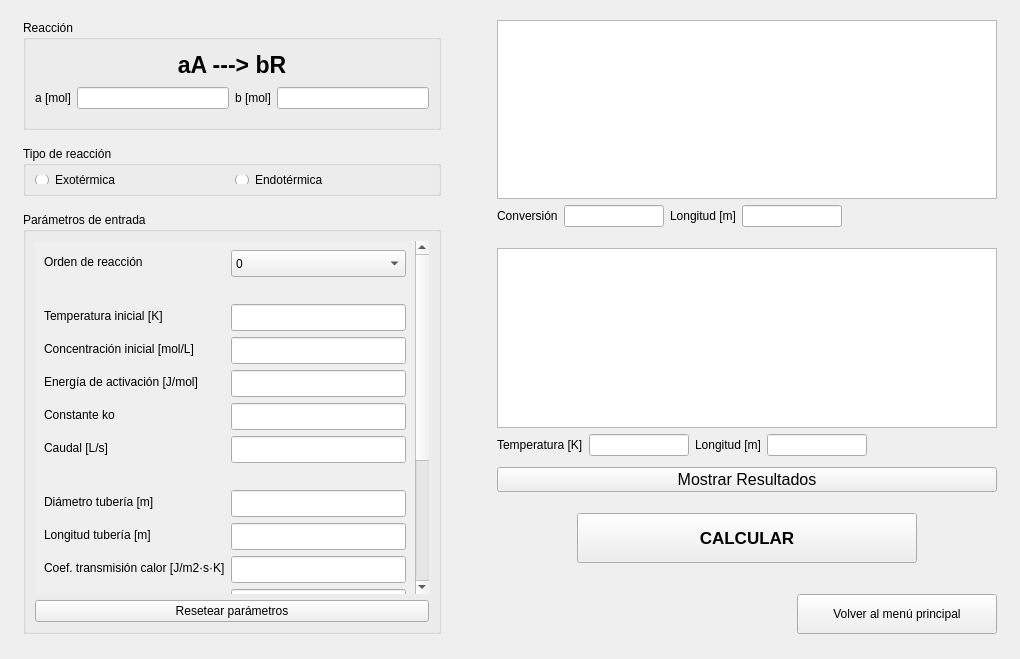
<?xml version="1.0" encoding="UTF-8"?>
<ui version="4.0">
 <class>Form</class>
 <widget class="QWidget" name="Form">
  <property name="geometry">
   <rect>
    <x>0</x>
    <y>0</y>
    <width>1020</width>
    <height>659</height>
   </rect>
  </property>
  <property name="windowTitle">
   <string>Reactor FP No Adiabático y No Isotermo</string>
  </property>
  <layout class="QHBoxLayout" name="_2">
   <property name="topMargin">
    <number>20</number>
   </property>
   <property name="bottomMargin">
    <number>25</number>
   </property>
   <item>
    <spacer name="horizontalSpacer_3">
     <property name="orientation">
      <enum>Qt::Horizontal</enum>
     </property>
     <property name="sizeType">
      <enum>QSizePolicy::Fixed</enum>
     </property>
     <property name="sizeHint" stdset="0">
      <size>
       <width>12</width>
       <height>20</height>
      </size>
     </property>
    </spacer>
   </item>
   <item>
    <layout class="QVBoxLayout" name="Izquierda">
     <property name="sizeConstraint">
      <enum>QLayout::SetDefaultConstraint</enum>
     </property>
     <property name="leftMargin">
      <number>0</number>
     </property>
     <item>
      <widget class="QGroupBox" name="Reaccion">
       <property name="minimumSize">
        <size>
         <width>0</width>
         <height>110</height>
        </size>
       </property>
       <property name="maximumSize">
        <size>
         <width>450</width>
         <height>110</height>
        </size>
       </property>
       <property name="title">
        <string>Reacción</string>
       </property>
       <layout class="QVBoxLayout" name="verticalLayout_6">
        <item>
         <layout class="QHBoxLayout" name="horizontalLayout">
          <property name="spacing">
           <number>6</number>
          </property>
          <item>
           <layout class="QVBoxLayout" name="verticalLayout_4">
            <item>
             <widget class="QLabel" name="lb_cao_12">
              <property name="font">
               <font>
                <pointsize>17</pointsize>
                <weight>75</weight>
                <bold>true</bold>
               </font>
              </property>
              <property name="text">
               <string>aA ---&gt; bR</string>
              </property>
              <property name="alignment">
               <set>Qt::AlignCenter</set>
              </property>
             </widget>
            </item>
            <item>
             <layout class="QHBoxLayout" name="horizontalLayout_3">
              <property name="leftMargin">
               <number>0</number>
              </property>
              <property name="topMargin">
               <number>0</number>
              </property>
              <item>
               <layout class="QFormLayout" name="formLayout">
                <property name="fieldGrowthPolicy">
                 <enum>QFormLayout::AllNonFixedFieldsGrow</enum>
                </property>
                <property name="topMargin">
                 <number>0</number>
                </property>
                <item row="0" column="0">
                 <widget class="QLabel" name="lb_cao_13">
                  <property name="text">
                   <string>a [mol]</string>
                  </property>
                 </widget>
                </item>
                <item row="0" column="1">
                 <widget class="QLineEdit" name="le_molA">
                  <property name="minimumSize">
                   <size>
                    <width>50</width>
                    <height>0</height>
                   </size>
                  </property>
                 </widget>
                </item>
               </layout>
              </item>
              <item>
               <layout class="QFormLayout" name="formLayout_3">
                <property name="fieldGrowthPolicy">
                 <enum>QFormLayout::AllNonFixedFieldsGrow</enum>
                </property>
                <property name="topMargin">
                 <number>0</number>
                </property>
                <item row="0" column="0">
                 <widget class="QLabel" name="lb_cao_14">
                  <property name="text">
                   <string>b [mol]</string>
                  </property>
                 </widget>
                </item>
                <item row="0" column="1">
                 <widget class="QLineEdit" name="le_molB">
                  <property name="minimumSize">
                   <size>
                    <width>50</width>
                    <height>0</height>
                   </size>
                  </property>
                 </widget>
                </item>
               </layout>
              </item>
             </layout>
            </item>
           </layout>
          </item>
         </layout>
        </item>
       </layout>
      </widget>
     </item>
     <item>
      <spacer name="verticalSpacer">
       <property name="orientation">
        <enum>Qt::Vertical</enum>
       </property>
       <property name="sizeType">
        <enum>QSizePolicy::Fixed</enum>
       </property>
       <property name="sizeHint" stdset="0">
        <size>
         <width>20</width>
         <height>10</height>
        </size>
       </property>
      </spacer>
     </item>
     <item>
      <widget class="QGroupBox" name="groupBox">
       <property name="maximumSize">
        <size>
         <width>450</width>
         <height>50</height>
        </size>
       </property>
       <property name="title">
        <string>Tipo de reacción</string>
       </property>
       <layout class="QHBoxLayout" name="horizontalLayout_20">
        <item>
         <widget class="QRadioButton" name="rb_exo">
          <property name="text">
           <string>Exotérmica</string>
          </property>
         </widget>
        </item>
        <item>
         <widget class="QRadioButton" name="rb_endo">
          <property name="text">
           <string>Endotérmica</string>
          </property>
         </widget>
        </item>
       </layout>
      </widget>
     </item>
     <item>
      <spacer name="verticalSpacer_4">
       <property name="orientation">
        <enum>Qt::Vertical</enum>
       </property>
       <property name="sizeType">
        <enum>QSizePolicy::Minimum</enum>
       </property>
       <property name="sizeHint" stdset="0">
        <size>
         <width>20</width>
         <height>10</height>
        </size>
       </property>
      </spacer>
     </item>
     <item>
      <widget class="QGroupBox" name="Parmetros_entrada">
       <property name="maximumSize">
        <size>
         <width>450</width>
         <height>16777215</height>
        </size>
       </property>
       <property name="title">
        <string>Parámetros de entrada</string>
       </property>
       <layout class="QVBoxLayout" name="verticalLayout">
        <item>
         <widget class="QScrollArea" name="scrollArea">
          <property name="frameShape">
           <enum>QFrame::NoFrame</enum>
          </property>
          <property name="horizontalScrollBarPolicy">
           <enum>Qt::ScrollBarAlwaysOff</enum>
          </property>
          <property name="widgetResizable">
           <bool>true</bool>
          </property>
          <widget class="QWidget" name="scrollAreaWidgetContents">
           <property name="geometry">
            <rect>
             <x>0</x>
             <y>0</y>
             <width>398</width>
             <height>560</height>
            </rect>
           </property>
           <layout class="QHBoxLayout" name="horizontalLayout_2">
            <item>
             <layout class="QFormLayout" name="formLayout_5">
              <item row="0" column="0">
               <widget class="QLabel" name="lb_cao_6">
                <property name="text">
                 <string>Orden de reacción</string>
                </property>
               </widget>
              </item>
              <item row="0" column="1">
               <widget class="QComboBox" name="cb_orden">
                <property name="minimumSize">
                 <size>
                  <width>146</width>
                  <height>27</height>
                 </size>
                </property>
                <item>
                 <property name="text">
                  <string>0</string>
                 </property>
                </item>
                <item>
                 <property name="text">
                  <string>1</string>
                 </property>
                </item>
                <item>
                 <property name="text">
                  <string>2</string>
                 </property>
                </item>
               </widget>
              </item>
              <item row="2" column="0">
               <widget class="QLabel" name="lb_cao_9">
                <property name="text">
                 <string>Temperatura inicial [K]</string>
                </property>
               </widget>
              </item>
              <item row="3" column="0">
               <widget class="QLabel" name="lb_cao_5">
                <property name="text">
                 <string>Concentración inicial [mol/L]</string>
                </property>
               </widget>
              </item>
              <item row="4" column="0">
               <widget class="QLabel" name="lb_cao_4">
                <property name="text">
                 <string>Energía de activación [J/mol]</string>
                </property>
               </widget>
              </item>
              <item row="5" column="0">
               <widget class="QLabel" name="lb_cao_7">
                <property name="text">
                 <string>Constante ko</string>
                </property>
               </widget>
              </item>
              <item row="6" column="0">
               <widget class="QLabel" name="lb_cao_8">
                <property name="text">
                 <string>Caudal [L/s]</string>
                </property>
               </widget>
              </item>
              <item row="13" column="0">
               <widget class="QLabel" name="lb_cao_11">
                <property name="text">
                 <string>Calor latente [J/mol]</string>
                </property>
               </widget>
              </item>
              <item row="2" column="1">
               <widget class="QLineEdit" name="le_temp_ini">
                <property name="minimumSize">
                 <size>
                  <width>146</width>
                  <height>27</height>
                 </size>
                </property>
               </widget>
              </item>
              <item row="3" column="1">
               <widget class="QLineEdit" name="le_concentracion_ini">
                <property name="minimumSize">
                 <size>
                  <width>146</width>
                  <height>27</height>
                 </size>
                </property>
               </widget>
              </item>
              <item row="4" column="1">
               <widget class="QLineEdit" name="le_ener_act">
                <property name="minimumSize">
                 <size>
                  <width>146</width>
                  <height>27</height>
                 </size>
                </property>
               </widget>
              </item>
              <item row="5" column="1">
               <widget class="QLineEdit" name="le_k">
                <property name="minimumSize">
                 <size>
                  <width>146</width>
                  <height>27</height>
                 </size>
                </property>
               </widget>
              </item>
              <item row="6" column="1">
               <widget class="QLineEdit" name="le_caudal">
                <property name="minimumSize">
                 <size>
                  <width>146</width>
                  <height>27</height>
                 </size>
                </property>
               </widget>
              </item>
              <item row="13" column="1">
               <widget class="QLineEdit" name="le_ah">
                <property name="minimumSize">
                 <size>
                  <width>146</width>
                  <height>27</height>
                 </size>
                </property>
               </widget>
              </item>
              <item row="14" column="0">
               <widget class="QLabel" name="lb_cao_16">
                <property name="text">
                 <string>Calor específico [J/mol·K]</string>
                </property>
               </widget>
              </item>
              <item row="14" column="1">
               <widget class="QLineEdit" name="le_cp">
                <property name="minimumSize">
                 <size>
                  <width>146</width>
                  <height>27</height>
                 </size>
                </property>
               </widget>
              </item>
              <item row="16" column="0">
               <widget class="QLabel" name="lb_cao_3">
                <property name="text">
                 <string>Conversión inicial</string>
                </property>
               </widget>
              </item>
              <item row="17" column="0">
               <widget class="QLabel" name="lb_cao">
                <property name="text">
                 <string>Conversión final</string>
                </property>
               </widget>
              </item>
              <item row="16" column="1">
               <widget class="QLineEdit" name="le_conv_ini">
                <property name="minimumSize">
                 <size>
                  <width>146</width>
                  <height>27</height>
                 </size>
                </property>
               </widget>
              </item>
              <item row="17" column="1">
               <widget class="QLineEdit" name="le_conv_fin">
                <property name="minimumSize">
                 <size>
                  <width>146</width>
                  <height>27</height>
                 </size>
                </property>
               </widget>
              </item>
              <item row="15" column="0">
               <spacer name="verticalSpacer_2">
                <property name="orientation">
                 <enum>Qt::Vertical</enum>
                </property>
                <property name="sizeType">
                 <enum>QSizePolicy::Fixed</enum>
                </property>
                <property name="sizeHint" stdset="0">
                 <size>
                  <width>20</width>
                  <height>15</height>
                 </size>
                </property>
               </spacer>
              </item>
              <item row="7" column="0">
               <spacer name="verticalSpacer_8">
                <property name="orientation">
                 <enum>Qt::Vertical</enum>
                </property>
                <property name="sizeType">
                 <enum>QSizePolicy::Fixed</enum>
                </property>
                <property name="sizeHint" stdset="0">
                 <size>
                  <width>20</width>
                  <height>15</height>
                 </size>
                </property>
               </spacer>
              </item>
              <item row="1" column="0">
               <spacer name="verticalSpacer_9">
                <property name="orientation">
                 <enum>Qt::Vertical</enum>
                </property>
                <property name="sizeType">
                 <enum>QSizePolicy::Fixed</enum>
                </property>
                <property name="sizeHint" stdset="0">
                 <size>
                  <width>20</width>
                  <height>15</height>
                 </size>
                </property>
               </spacer>
              </item>
              <item row="12" column="0">
               <spacer name="verticalSpacer_10">
                <property name="orientation">
                 <enum>Qt::Vertical</enum>
                </property>
                <property name="sizeType">
                 <enum>QSizePolicy::Fixed</enum>
                </property>
                <property name="sizeHint" stdset="0">
                 <size>
                  <width>20</width>
                  <height>15</height>
                 </size>
                </property>
               </spacer>
              </item>
              <item row="8" column="0">
               <widget class="QLabel" name="lb_cao_19">
                <property name="text">
                 <string>Diámetro tubería [m]</string>
                </property>
               </widget>
              </item>
              <item row="9" column="0">
               <widget class="QLabel" name="lb_cao_20">
                <property name="text">
                 <string>Longitud tubería [m]</string>
                </property>
               </widget>
              </item>
              <item row="10" column="0">
               <widget class="QLabel" name="lb_cao_21">
                <property name="text">
                 <string>Coef. transmisión calor [J/m2·s·K]</string>
                </property>
               </widget>
              </item>
              <item row="11" column="0">
               <widget class="QLabel" name="lb_cao_22">
                <property name="text">
                 <string>Temperatura intercambiador [K]</string>
                </property>
               </widget>
              </item>
              <item row="8" column="1">
               <widget class="QLineEdit" name="le_diametro">
                <property name="minimumSize">
                 <size>
                  <width>146</width>
                  <height>27</height>
                 </size>
                </property>
               </widget>
              </item>
              <item row="9" column="1">
               <widget class="QLineEdit" name="le_longitud">
                <property name="minimumSize">
                 <size>
                  <width>146</width>
                  <height>27</height>
                 </size>
                </property>
               </widget>
              </item>
              <item row="10" column="1">
               <widget class="QLineEdit" name="le_coef_U">
                <property name="minimumSize">
                 <size>
                  <width>146</width>
                  <height>27</height>
                 </size>
                </property>
               </widget>
              </item>
              <item row="11" column="1">
               <widget class="QLineEdit" name="le_temp_inter">
                <property name="minimumSize">
                 <size>
                  <width>146</width>
                  <height>27</height>
                 </size>
                </property>
               </widget>
              </item>
             </layout>
            </item>
           </layout>
          </widget>
         </widget>
        </item>
        <item>
         <widget class="QPushButton" name="btn_reset">
          <property name="text">
           <string>Resetear parámetros</string>
          </property>
         </widget>
        </item>
       </layout>
      </widget>
     </item>
    </layout>
   </item>
   <item>
    <spacer name="horizontalSpacer_17">
     <property name="orientation">
      <enum>Qt::Horizontal</enum>
     </property>
     <property name="sizeType">
      <enum>QSizePolicy::Fixed</enum>
     </property>
     <property name="sizeHint" stdset="0">
      <size>
       <width>50</width>
       <height>20</height>
      </size>
     </property>
    </spacer>
   </item>
   <item>
    <layout class="QVBoxLayout" name="verticalLayout_5">
     <item>
      <layout class="QVBoxLayout" name="verticalLayout_2">
       <item>
        <widget class="PlotWidget" name="plotX">
         <property name="sizePolicy">
          <sizepolicy hsizetype="Expanding" vsizetype="Expanding">
           <horstretch>0</horstretch>
           <verstretch>0</verstretch>
          </sizepolicy>
         </property>
         <property name="minimumSize">
          <size>
           <width>500</width>
           <height>150</height>
          </size>
         </property>
        </widget>
       </item>
       <item>
        <layout class="QHBoxLayout" name="horizontalLayout_23">
         <item>
          <layout class="QFormLayout" name="formLayout_6">
           <property name="fieldGrowthPolicy">
            <enum>QFormLayout::AllNonFixedFieldsGrow</enum>
           </property>
           <property name="topMargin">
            <number>0</number>
           </property>
           <item row="0" column="0">
            <widget class="QLabel" name="lb_cao_17">
             <property name="text">
              <string>Conversión</string>
             </property>
            </widget>
           </item>
           <item row="0" column="1">
            <widget class="QLineEdit" name="le_xa">
             <property name="maximumSize">
              <size>
               <width>100</width>
               <height>16777215</height>
              </size>
             </property>
             <property name="readOnly">
              <bool>true</bool>
             </property>
            </widget>
           </item>
          </layout>
         </item>
         <item>
          <layout class="QFormLayout" name="formLayout_7">
           <property name="topMargin">
            <number>0</number>
           </property>
           <item row="0" column="0">
            <widget class="QLabel" name="lb_cao_18">
             <property name="text">
              <string>Longitud [m]</string>
             </property>
            </widget>
           </item>
           <item row="0" column="1">
            <widget class="QLineEdit" name="le_long1">
             <property name="maximumSize">
              <size>
               <width>100</width>
               <height>16777215</height>
              </size>
             </property>
             <property name="readOnly">
              <bool>true</bool>
             </property>
            </widget>
           </item>
          </layout>
         </item>
         <item>
          <spacer name="horizontalSpacer_13">
           <property name="orientation">
            <enum>Qt::Horizontal</enum>
           </property>
           <property name="sizeHint" stdset="0">
            <size>
             <width>40</width>
             <height>20</height>
            </size>
           </property>
          </spacer>
         </item>
        </layout>
       </item>
       <item>
        <spacer name="verticalSpacer_7">
         <property name="orientation">
          <enum>Qt::Vertical</enum>
         </property>
         <property name="sizeType">
          <enum>QSizePolicy::Fixed</enum>
         </property>
         <property name="sizeHint" stdset="0">
          <size>
           <width>20</width>
           <height>15</height>
          </size>
         </property>
        </spacer>
       </item>
       <item>
        <layout class="QHBoxLayout" name="horizontalLayout_22">
         <property name="topMargin">
          <number>0</number>
         </property>
         <item>
          <widget class="PlotWidget" name="plotT">
           <property name="enabled">
            <bool>true</bool>
           </property>
           <property name="sizePolicy">
            <sizepolicy hsizetype="Expanding" vsizetype="Expanding">
             <horstretch>0</horstretch>
             <verstretch>0</verstretch>
            </sizepolicy>
           </property>
           <property name="minimumSize">
            <size>
             <width>500</width>
             <height>150</height>
            </size>
           </property>
          </widget>
         </item>
        </layout>
       </item>
       <item>
        <layout class="QHBoxLayout" name="horizontalLayout_12"/>
       </item>
      </layout>
     </item>
     <item>
      <layout class="QHBoxLayout" name="horizontalLayout_25">
       <item>
        <layout class="QFormLayout" name="formLayout_8">
         <property name="fieldGrowthPolicy">
          <enum>QFormLayout::AllNonFixedFieldsGrow</enum>
         </property>
         <property name="topMargin">
          <number>0</number>
         </property>
         <item row="0" column="0">
          <widget class="QLabel" name="lb_cao_10">
           <property name="text">
            <string>Temperatura [K]</string>
           </property>
          </widget>
         </item>
         <item row="0" column="1">
          <widget class="QLineEdit" name="le_temperatura">
           <property name="maximumSize">
            <size>
             <width>100</width>
             <height>16777215</height>
            </size>
           </property>
           <property name="readOnly">
            <bool>true</bool>
           </property>
          </widget>
         </item>
        </layout>
       </item>
       <item>
        <layout class="QFormLayout" name="formLayout_9">
         <property name="topMargin">
          <number>0</number>
         </property>
         <item row="0" column="1">
          <widget class="QLineEdit" name="le_long2">
           <property name="maximumSize">
            <size>
             <width>100</width>
             <height>16777215</height>
            </size>
           </property>
           <property name="readOnly">
            <bool>true</bool>
           </property>
          </widget>
         </item>
         <item row="0" column="0">
          <widget class="QLabel" name="lb_cao_2">
           <property name="text">
            <string>Longitud [m]</string>
           </property>
          </widget>
         </item>
        </layout>
       </item>
       <item>
        <spacer name="horizontalSpacer_11">
         <property name="orientation">
          <enum>Qt::Horizontal</enum>
         </property>
         <property name="sizeHint" stdset="0">
          <size>
           <width>40</width>
           <height>20</height>
          </size>
         </property>
        </spacer>
       </item>
      </layout>
     </item>
     <item>
      <spacer name="verticalSpacer_6">
       <property name="orientation">
        <enum>Qt::Vertical</enum>
       </property>
       <property name="sizeType">
        <enum>QSizePolicy::Fixed</enum>
       </property>
       <property name="sizeHint" stdset="0">
        <size>
         <width>20</width>
         <height>5</height>
        </size>
       </property>
      </spacer>
     </item>
     <item>
      <widget class="QPushButton" name="btn_mostrar_resultados">
       <property name="sizePolicy">
        <sizepolicy hsizetype="Minimum" vsizetype="Fixed">
         <horstretch>0</horstretch>
         <verstretch>0</verstretch>
        </sizepolicy>
       </property>
       <property name="minimumSize">
        <size>
         <width>0</width>
         <height>25</height>
        </size>
       </property>
       <property name="baseSize">
        <size>
         <width>0</width>
         <height>0</height>
        </size>
       </property>
       <property name="font">
        <font>
         <pointsize>12</pointsize>
         <weight>50</weight>
         <bold>false</bold>
        </font>
       </property>
       <property name="text">
        <string>Mostrar Resultados</string>
       </property>
      </widget>
     </item>
     <item>
      <spacer name="verticalSpacer_3">
       <property name="orientation">
        <enum>Qt::Vertical</enum>
       </property>
       <property name="sizeType">
        <enum>QSizePolicy::Fixed</enum>
       </property>
       <property name="sizeHint" stdset="0">
        <size>
         <width>20</width>
         <height>15</height>
        </size>
       </property>
      </spacer>
     </item>
     <item>
      <layout class="QHBoxLayout" name="horizontalLayout_17">
       <item>
        <spacer name="horizontalSpacer">
         <property name="orientation">
          <enum>Qt::Horizontal</enum>
         </property>
         <property name="sizeType">
          <enum>QSizePolicy::Fixed</enum>
         </property>
         <property name="sizeHint" stdset="0">
          <size>
           <width>80</width>
           <height>20</height>
          </size>
         </property>
        </spacer>
       </item>
       <item>
        <widget class="QPushButton" name="btn_ejecutar">
         <property name="sizePolicy">
          <sizepolicy hsizetype="Minimum" vsizetype="Fixed">
           <horstretch>0</horstretch>
           <verstretch>0</verstretch>
          </sizepolicy>
         </property>
         <property name="minimumSize">
          <size>
           <width>0</width>
           <height>50</height>
          </size>
         </property>
         <property name="baseSize">
          <size>
           <width>0</width>
           <height>0</height>
          </size>
         </property>
         <property name="font">
          <font>
           <pointsize>13</pointsize>
           <weight>75</weight>
           <bold>true</bold>
          </font>
         </property>
         <property name="text">
          <string>CALCULAR</string>
         </property>
        </widget>
       </item>
       <item>
        <spacer name="horizontalSpacer_2">
         <property name="orientation">
          <enum>Qt::Horizontal</enum>
         </property>
         <property name="sizeType">
          <enum>QSizePolicy::Fixed</enum>
         </property>
         <property name="sizeHint" stdset="0">
          <size>
           <width>80</width>
           <height>20</height>
          </size>
         </property>
        </spacer>
       </item>
      </layout>
     </item>
     <item>
      <spacer name="verticalSpacer_5">
       <property name="orientation">
        <enum>Qt::Vertical</enum>
       </property>
       <property name="sizeType">
        <enum>QSizePolicy::Fixed</enum>
       </property>
       <property name="sizeHint" stdset="0">
        <size>
         <width>20</width>
         <height>5</height>
        </size>
       </property>
      </spacer>
     </item>
     <item>
      <layout class="QHBoxLayout" name="horizontalLayout_21">
       <property name="leftMargin">
        <number>0</number>
       </property>
       <property name="topMargin">
        <number>20</number>
       </property>
       <item>
        <spacer name="horizontalSpacer_16">
         <property name="orientation">
          <enum>Qt::Horizontal</enum>
         </property>
         <property name="sizeHint" stdset="0">
          <size>
           <width>40</width>
           <height>20</height>
          </size>
         </property>
        </spacer>
       </item>
       <item>
        <widget class="QPushButton" name="btn_cerrar">
         <property name="minimumSize">
          <size>
           <width>200</width>
           <height>40</height>
          </size>
         </property>
         <property name="maximumSize">
          <size>
           <width>200</width>
           <height>40</height>
          </size>
         </property>
         <property name="text">
          <string>Volver al menú principal</string>
         </property>
        </widget>
       </item>
      </layout>
     </item>
    </layout>
   </item>
   <item>
    <spacer name="horizontalSpacer_4">
     <property name="orientation">
      <enum>Qt::Horizontal</enum>
     </property>
     <property name="sizeType">
      <enum>QSizePolicy::Fixed</enum>
     </property>
     <property name="sizeHint" stdset="0">
      <size>
       <width>12</width>
       <height>20</height>
      </size>
     </property>
    </spacer>
   </item>
  </layout>
 </widget>
 <customwidgets>
  <customwidget>
   <class>PlotWidget</class>
   <extends>QGraphicsView</extends>
   <header>pyqtgraph</header>
  </customwidget>
 </customwidgets>
 <resources/>
 <connections/>
</ui>
